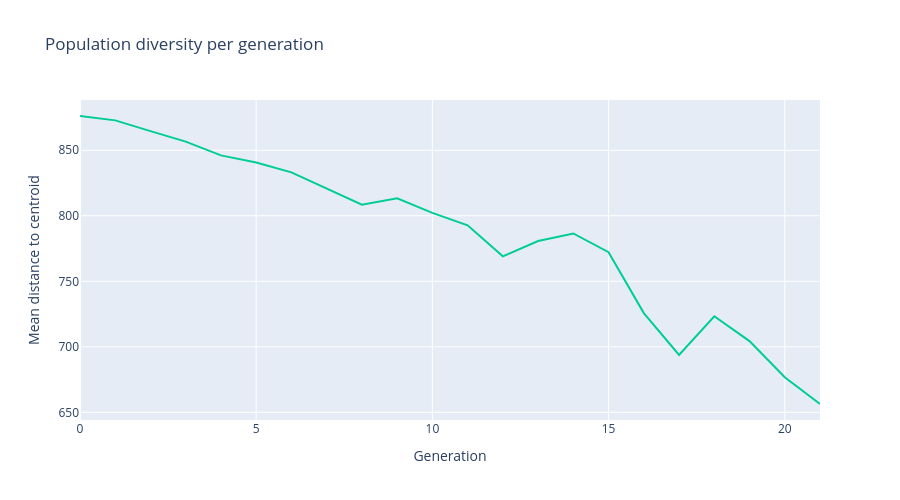

This figure's notebook cell:
### Code cell
get_diversity_per_gen(data)

### Figure 1 — Plotly figure (JSON) as saved in the notebook; plotly's stock layout.template omitted (floating-point values rounded to 4 significant figures)
{"data": [{"line": {"color": "rgba(0, 204, 150, 1.0)", "width": 2}, "mode": "lines", "name": "Diversity (mean dist to centroid)", "type": "scatter", "x": [0, 1, 2, 3, 4, 5, 6, 7, 8, 9, 10, 11, 12, 13, 14, 15, 16, 17, 18, 19, 20, 21], "y": [876.2, 872.8, 864.6, 856.6, 846.1, 840.6, 833.2, 820.9, 808.5, 813.3, 802.2, 792.7, 769.0, 780.7, 786.5, 772.2, 725.7, 693.8, 723.4, 704.4, 676.8, 656.3]}], "layout": {"height": 500, "hovermode": "x unified", "title": {"text": "Population diversity per generation"}, "width": 900, "xaxis": {"title": {"text": "Generation"}}, "yaxis": {"title": {"text": "Mean distance to centroid"}}}}
